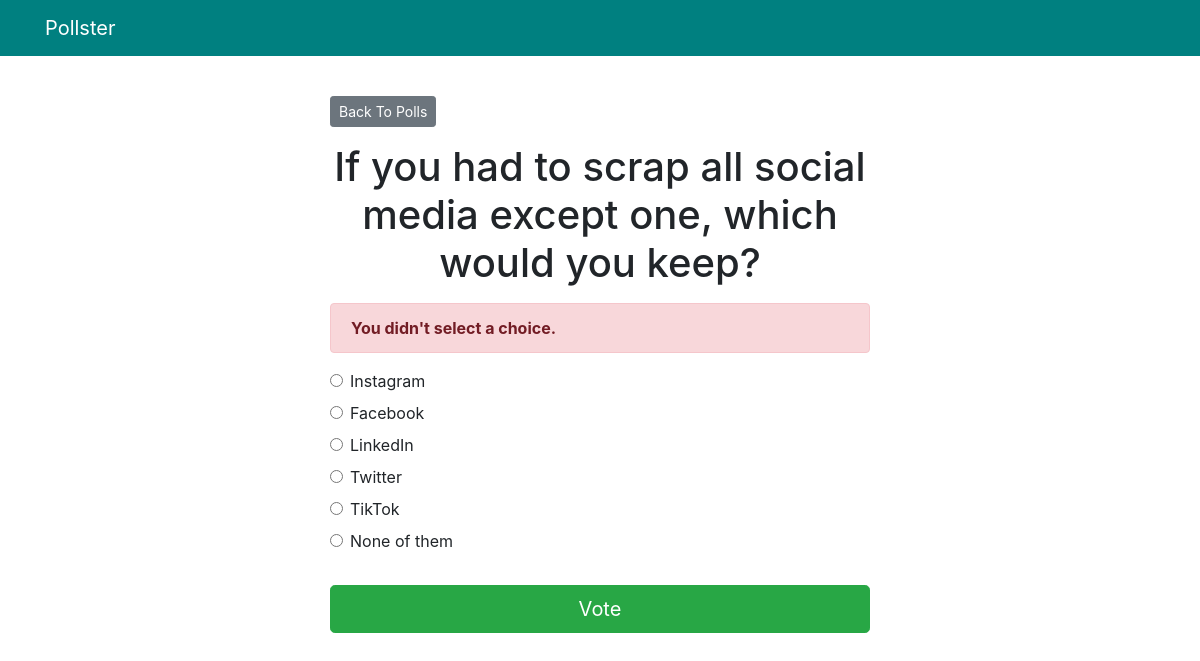
The app's page /polls/11/vote/ with its own data.
### polls/models.py (models this page shows, shortened)
class Question(models.Model):
    question_text = models.CharField(max_length=200)
    pub_date = models.DateTimeField('date published')

class Choice(models.Model):
    question = models.ForeignKey(Question, on_delete =models.CASCADE)
    choice_text = models.CharField(max_length=200)
    votes = models.IntegerField(default=0)

### polls/views.py (the view)
# urls.py: path('<int:question_id>/vote/', views.vote, name='vote'),
def vote(request, question_id):
    question = get_object_or_404(Question, pk=question_id)
    try:
        selected_choice = question.choice_set.get(pk=request.POST['choice'])
    except (KeyError, Choice.DoesNotExist):
        return render(request, 'polls/detail.html', {
            'question': question,
            'error_message': "You didn't select a choice.",
        })
    else:
        selected_choice.votes += 1
        selected_choice.save()
        return HttpResponseRedirect(reverse('polls:results', args=(question.id,)))

### templates/polls/detail.html (shortened to what this page needs)
{% extends 'base.html' %}
{% block content %}
<a class="btn btn-secondary btn-sm mt-3 mb-3" href="{% url 'polls:index' %}">Back To Polls</a>
<h1 class="text-center mb-3">{{ question.question_text }}</h1>
{% if error_message %}
<p class="alert alert-danger">
	<strong>{{ error_message }}</strong>
</p>
{% endif %}
<form action="{% url 'polls:vote' question.id %}" method="post">
	{% for choice in question.choice_set.all %}
		<div class="form-check">
			<input
				type="radio"
				name="choice"
				class="form-check-input"
				id="choice{{ forloop.counter }}"
				value="{{ choice.id }}"
			/>
			<label for="choice{{ forloop.counter }}">{{ choice.choice_text }}</label
			>
		</div>
	{% endfor %}
	<input type="submit" value="Vote" class="btn btn-success btn-lg btn-block mt-4" />
</form>
{% endblock %}

### records on screen
Question: question_text "If you had to scrap all social media except one, which would you keep?"
Choice: choice_text "Instagram"
Choice: choice_text "Facebook"
Choice: choice_text "LinkedIn"
Choice: choice_text "Twitter"
Choice: choice_text "TikTok"
Choice: choice_text "None of them"

### other values on screen
{{ error_message }} "You didn't select a choice."
